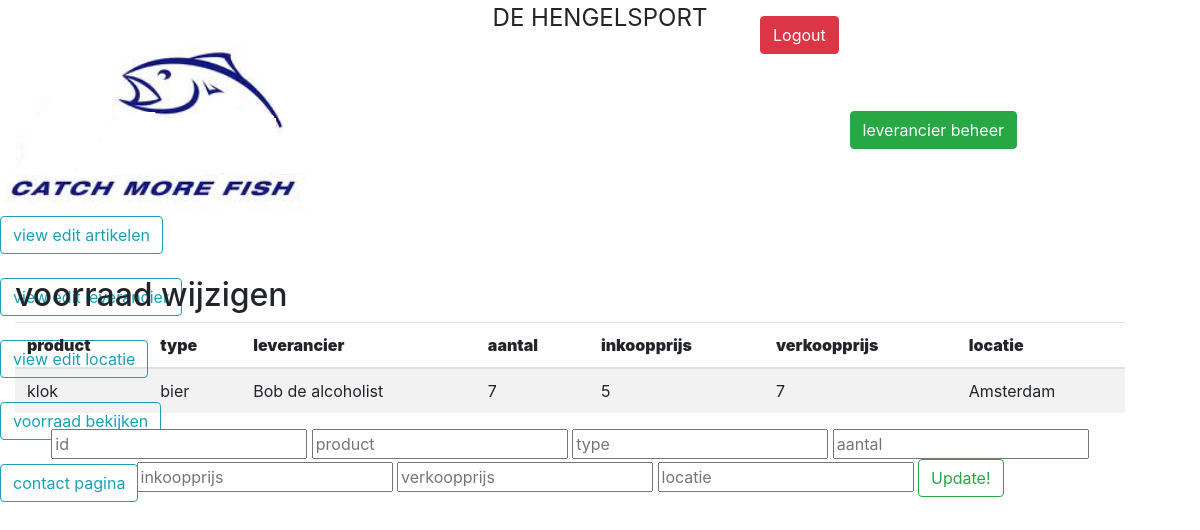
Screenshot of /voorraad3_wijzigen.php (signed in) with the database file from the repository.
### tables this page shows
CREATE TABLE voorraad(
    id INT NOT NULL AUTO_INCREMENT,
    locatieID INT NOT NULL,
    productID INT NOT NULL,
    aantal VARCHAR(250) NOT NULL,
    PRIMARY KEY(id),
    FOREIGN KEY(locatieID) REFERENCES locatie(id),
    FOREIGN KEY(productID) REFERENCES artikel(id)
);

CREATE TABLE artikel(
    id INT NOT NULL AUTO_INCREMENT,
    levID INT NOT NULL,
    product VARCHAR(250) NOT NULL,
    type VARCHAR(250) NOT NULL,
    inkoopprijs INT(250) NOT NULL,
    verkoopprijs INT(250) NOT NULL,
    PRIMARY KEY(id),
    FOREIGN KEY(levID) REFERENCES leverancier(id)
);

CREATE TABLE leverancier(
    id INT NOT NULL AUTO_INCREMENT,
    leverancier VARCHAR(250) NOT NULL,
    telefoon INT(15) NOT NULL,
    PRIMARY KEY(id)
);

CREATE TABLE locatie(
    id INT NOT NULL AUTO_INCREMENT,
    locatie VARCHAR(250) NOT NULL,
    PRIMARY KEY(id)
);

### database.php (called while the page is built, shortened)
  <?php
  class database{
    private $pdo;
    public function __construct($host, $user, $pass, $db, $charset){
      try {
          $dsn = "mysql:host=$host;dbname=$db;charset=$charset";
          $options = [
              PDO::ATTR_ERRMODE            => PDO::ERRMODE_EXCEPTION,
              PDO::ATTR_DEFAULT_FETCH_MODE => PDO::FETCH_ASSOC,
              PDO::ATTR_EMULATE_PREPARES   => false,
          ];
          $this->pdo = new PDO($dsn, $user, $pass, $options);
      } catch (\PDOException $e) {
          echo $e->getMessage();
          throw $e;
      }
    }
    public function get_amsterdam_information($aantal){
      $query = "SELECT a.product, a.type, le.leverancier, v.aantal, a.inkoopprijs, a.verkoopprijs, l.locatie
      FROM voorraad as v
      INNER JOIN locatie as l on v.LocatieID = l.id
      INNER JOIN artikel as a on v.productID = a.id
      INNER JOIN leverancier as le on v.locatieID = le.id
      WHERE L.locatie = 'amsterdam'";
      $stmt = $this->pdo->prepare($query);
      $aantal !== NULL ? $stmt->execute(['aantal'=>$aantal]) : $stmt->execute();
      $results = $stmt->fetchAll(PDO::FETCH_ASSOC);
      return $results;
    }
  }
?>

### voorraad3_wijzigen.php (the view, shortened to what this page needs)
<?php
include 'database.php';
$db = new database('localhost', 'root', '', 'hengelsport', 'utf8');
?>
<html>
  <head>
    <link rel="stylesheet" href="https://cdn.jsdelivr.net/npm/bootstrap@4.5.3/dist/css/bootstrap.min.css">
  </head>
  <body>
    <div>
      <legend style="text-align: center;"> DE HENGELSPORT </legend>
      <img src="img\logo.png">
      <a class="btn btn-success" href="view_edit_delete_leverancier.php" style="margin-left:530;">leverancier beheer</a>
      <a class="btn btn-danger" href="logout.php" style="margin-left:760px; margin-top:-200px">Logout</a>
        <div class="topnav">
          <a class="btn btn-outline-info" href="view_edit_delete_artikelen.php">view edit artikelen</a><br><br>
          <a class="btn btn-outline-info" href="view_edit_delete_leverancier.php">view edit leverancier</a><br><br>
          <a class="btn btn-outline-info" href="view_edit_delete_locatie.php">view edit locatie</a><br><br>
          <a class="btn btn-outline-info" href="voorraad.php">voorraad bekijken</a><br><br>
          <a class="btn btn-outline-info" href="contact.php">contact pagina</a><br><br>
        </div>
      </div>
    <?php
        $results = $db->get_amsterdam_information(NULL);
        $columns = array_keys($results[0]);
        ?>
    <div class="container" style="margin-top:-250px; margin-right:500px;">
        <div class="table-responsive">
            <div class="table-wrapper">
                <div class="table-title">
                    <div class="row">
                        <div class="col-sm-5">
                            <h2>voorraad wijzigen</b></h2>
                        </div>
                    </div>
                </div>
                <table class="table table-striped table-hover">
                    <thead>
                        <tr>
                          <?php foreach($columns as $column){ ?>
                              <th><strong> <?php echo $column ?> </strong></th>
                          <?php } ?>
                        </tr>
                    </thead>
                    <?php foreach($results as $rows => $row){ ?>
                        <tr>
                            <?php foreach($row as $row_data){?>
                                <td>
                                    <?php echo $row_data ?>
                                </td>
                            <?php } ?>
                      </tr>
                    <?php } ?>
              </table>
              <form method="post" align="center" action='leverancier_wijzigen.php' method='post' accept-charset='UTF-8'>
                <fieldset>
                  <input type="text" name="id" placeholder="id" required/>
                  <input type="text" name="product" placeholder="product" required/>
                  <input type="text" name="type" placeholder="type" required/>
                  <input type="text" name="aantal" placeholder="aantal" required/>
                  <input type="text" name="inkoopprijs" placeholder="inkoopprijs" required/>
                  <input type="text" name="verkoopprijs" placeholder="verkoopprijs" required/>
                  <input type="text" name="locatie" placeholder="locatie" required/>
                  <button class="btn btn-outline-success" type="submit" name="submit" value="Sign up!">Update!</button>
                </fieldset>
              </form>
            </div>
          </div>
        </div>
    </body>
  </html>

### voorraad3_wijzigen.php (style rules this page uses)
.table-responsive { overflow-x: unset !important; }

### rows the page displays
voorraad: productID.product "klok", productID.type "bier", leverancier.leverancier "Bob de alcoholist", row_data "7", productID.inkoopprijs "5", locatieID.locatie "Amsterdam"

### other values shown
$column "product"
$column "type"
$column "leverancier"
$column "aantal"
$column "inkoopprijs"
$column "verkoopprijs"
$column "locatie"
